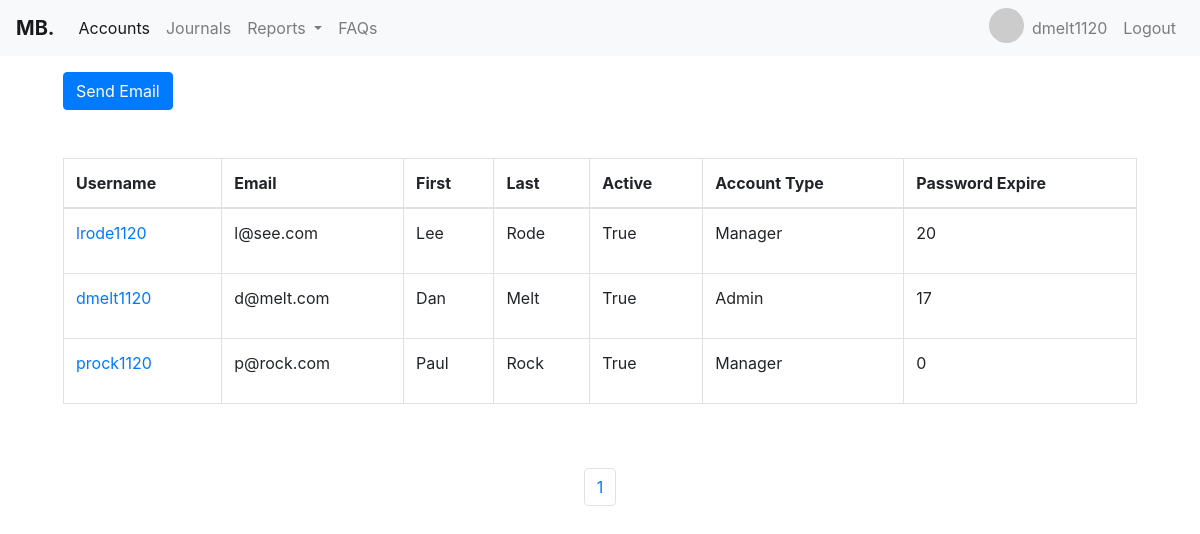
The page /userpage/ (signed in) on the database its author committed.
### register/models.py (models this page shows, shortened)
class User(AbstractBaseUser):
    user_types = (
        (1, "Accountant"),
        (2, "Manager"),
        (3, "Admin"),
    )
    security_questions = (
        (1, "Whats is your mother maiden name?"),
        (2, "What is your favorite color?"),
        (3, "What is your biggest fear?"),
    )
    email = models.EmailField(
        verbose_name='email address',
        max_length=255,
        unique=True,
    )
    first_name = models.CharField(max_length=255)
    last_name = models.CharField(max_length=255)
    username = models.CharField(max_length=255)
    active = models.BooleanField(default=False)
    staff = models.BooleanField(default=False)
    admin = models.BooleanField(default=False)
    date_joined = models.DateField(auto_now_add=True)
    password_expiration = models.IntegerField(default=0)
    user_type = models.IntegerField(choices=user_types, default=1)
    date_of_birth = models.DateField(null=True)
    security_question = models.IntegerField(
        choices=security_questions, null=True)
    security_answer = models.CharField(max_length=100, null=True)
    deactive_time_start = models.DateField(null=True, blank=True)
    deactive_time_end = models.DateField(null=True, blank=True)
    address = models.CharField(max_length=150, blank=True)
    zip_code = models.CharField(max_length=12, blank=True)
    city = models.CharField(max_length=50, blank=True)
    state = models.CharField(max_length=50, blank=True)
    USERNAME_FIELD = 'email'
    REQUIRED_FIELDS = ['first_name', 'last_name',
                       'date_of_birth', 'security_question',
                       'security_answer', 'user_type']
    objects = UserManager()
    class Meta:
        ordering = ['-date_joined']
    def __str__(self):
        return self.email
    @property
    def is_active(self):
        return self.active

### register/views.py (the view, shortened to what this page needs)
# urls.py: path('userpage/', views.UserProfileView.as_view(), name='userprofiles'),
class UserProfileView(ListView, FormView):
    model = User
    paginate_by = 25
    template_name = "register/userprofiles.html"
    form_class = SendEmailForm
    success_url = reverse_lazy('userprofiles')

### register/templates/register/userprofiles.html (shortened to what this page needs)
{% extends "accounting/base.html"%}
{% load widget_tweaks %}
{% block content %}
<div class="container-fluid ">
    <a href="#user" class="btn btn-primary ml-5 mt-3" rel="jqmodal:open">Send
        Email</a>
    <div class="p-5">
        <table class="table table-hover table-bordered">
            <thead>
                <tr>
                    <th scope="col">Username</th>
                    <th scope="col">Email</th>
                    <th scope="col">First</th>
                    <th scope="col">Last</th>
                    <th scope="col">Active</th>
                    <th scope="col">Account Type</th>
                    <th scope="col">Password Expire</th>
                </tr>
            </thead>
            <tbody>
                {% for user in page_obj %}
                <tr>
                    <td><a href="{% url 'userprofilesupdate' user.id %}">{{user.username}}</a></td>
                    <td>{{user.email}}</td>
                    <td>{{user.first_name}}</td>
                    <td>{{user.last_name}}</td>
                    <td>{{user.active}}</td>
                    <td>
                        {% if user.user_type == 1 %}
                        <p>Accountant</p>
                        {% elif user.user_type == 2 %}
                        <p>Manager</p>
                        {% else %}
                        <p>Admin</p>
                        {% endif %}
                    </td>
                    <td>
                        {{user.password_expiration}}
                    </td>
                </tr>
                {% endfor %}
            </tbody>
        </table>
    </div>
    <ul class="pagination justify-content-center">
        {% for page in paginator.page_range %}
        <li class="page-item {% if page == current_page.number %}active{% endif %}">
            <a class="page-link" href="?page={{ page }}">{{ page }}</a>
        </li>
        {% endfor %}
    </ul>
</div>
{% endblock %}

### accounting/templates/accounting/navbar.html (shortened to what this page needs)
{% if user.user_type == 3 %}
<nav class="navbar navbar-expand-lg navbar-light bg-light">
    <a class="navbar-brand" href="{% url 'home' %}"><strong>MB.</strong></a>
    <div class="collapse navbar-collapse" id="navbarNavDropdown">
        <ul class="navbar-nav mr-auto">
            <li class="nav-item active">
                <a class="nav-link" href="{% url 'accounthome' %}">Accounts<span class="sr-only">(current)</span></a>
            </li>
            <li class="nav-item">
                <a class="nav-link" href="{% url 'journal' %}">Journals</a>
            </li>
            <li class="nav-item dropdown">
                <a class="nav-link dropdown-toggle" href="#" id="navbarDropdownMenuLink" data-toggle="dropdown"
                    aria-haspopup="true" aria-expanded="false">
                    Reports
                </a>
            </li>
            <li class="nav-item">
                <a class="nav-link" href="{% url 'faqs' %}">FAQs</a>
            </li>
        </ul>
        <ul class="navbar-nav">
            <li class="nav-item">
                <img src="https://ui-avatars.com/api/?name=John+Doe" alt="Avatar" class="avatar">
            </li>
            <li class="nav-item">
                <a class="nav-link" href="#">{{user.username}}</a>
            </li>
            <li class="nav-item">
                <a class="nav-link" href="{% url 'logout' %}">Logout</a>
            </li>
        </ul>
    </div>
</nav>
{% endif %}

### accounting/templates/accounting/navbar.html (style rules this page uses)
.avatar { vertical-align: middle; width: 35px; height: 35px; border-radius: 50%; }

### rows shown on the page
User: username "dmelt1120", email "d@melt.com", first_name "Dan", last_name "Melt", active "True", user_type "Admin", password_expiration "17"
User: username "lrode1120", email "l@see.com", first_name "Lee", last_name "Rode", active "True", user_type "Manager", password_expiration "20"
User: username "prock1120", email "p@rock.com", first_name "Paul", last_name "Rock", active "True", user_type "Manager", password_expiration "0"

### other values the page prints
{{ page }} "1"
